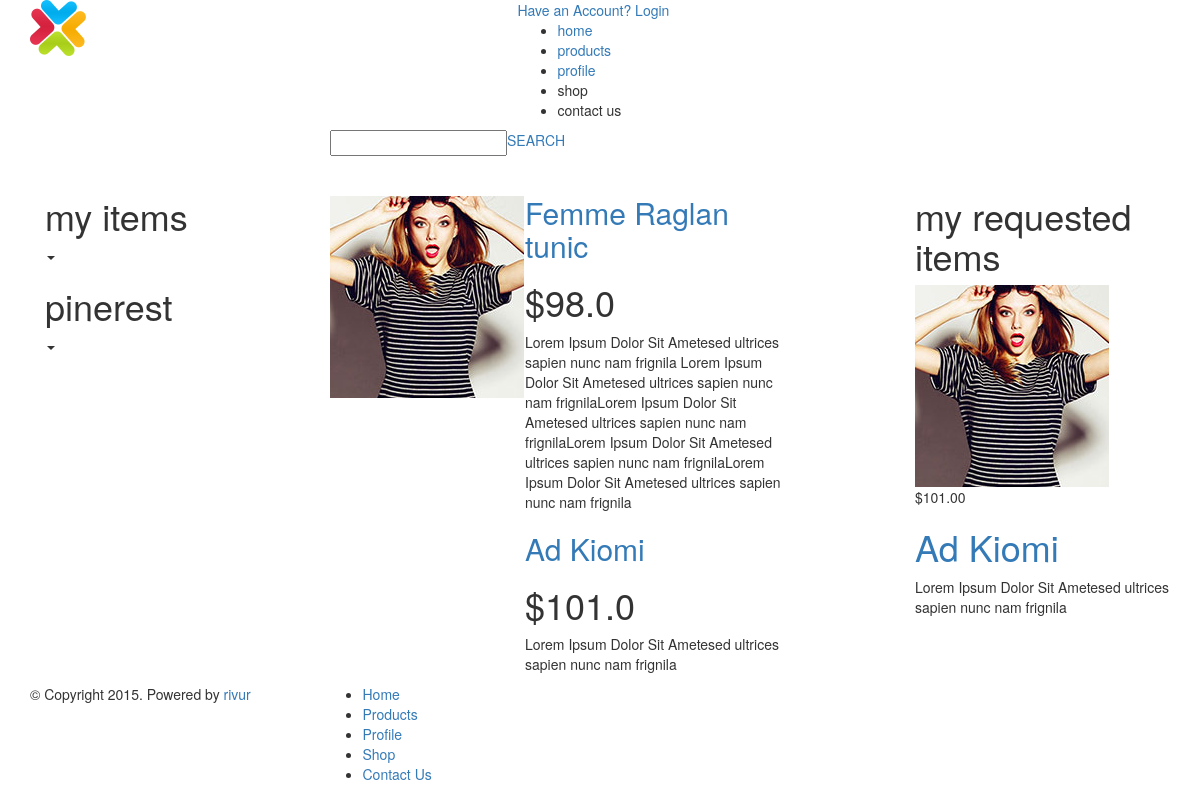
The page /product/requested/ (signed in) on the database its author committed.
### products/models.py (models this page shows, shortened)
class RequestProduct(models.Model):
    product = models.ForeignKey(Product)
    user = models.ForeignKey(User)
    added = models.DateField(auto_now_add=True)
    completed = models.BooleanField(default=False)

class Product(models.Model):
    title = models.CharField(max_length=255)
    price = models.FloatField()
    description = models.TextField()
    image = models.ImageField(upload_to='products/', default=0)
    second_image = models.ImageField(upload_to='products/', default=None, blank=True, null=True)
    third_image = models.ImageField(upload_to='products/', default=None, blank=True, null=True)
    fourth_image = models.ImageField(upload_to='products/', default=None, blank=True, null=True)
    is_active = models.BooleanField(default=True)
    added = models.DateField(auto_now_add=True)
    rating = models.CharField(choices=RATING_CHOICES, default=0, max_length=150)

### products/views.py (the view)
def requested(request):
    requested = RequestProduct.objects.filter(user=request.user)
    last_requested = RequestProduct.objects.filter(user=request.user)
    latest = last_requested.latest('id')
    data = {'requested': requested, 'latest': latest}
    return render(request, 'requested.html', data)

### products/templates/requested.html (shortened to what this page needs)
{% extends 'home.html' %}
{% load staticfiles %}
{% block content %}
    <div class="col-lg-offset-3 col-lg-7 search-field">
        <div class="pull-left">
            <input type="text"/>
        </div>
        <div class="pull-left">
            <a class="search-submit" href="">SEARCH</a>
        </div>
    </div>
    <div class="clearfix"></div>
            {% include 'includes/menu.html' %}
    <div class="container">
        <div class="row">
            <div class="col-lg-2">
                {% for r in requested %}
                    <div class="requested-image">
                        <a href="/product/{{ r.product.id }}/"><img src="{{ MEDIA_URL }}{{ r.product.image }}" alt=""/></a>
                    </div>
                {% endfor %}
            </div>
            <div class="col-lg-3">
                {% for r in requested %}
                    <div class="requested">
                        <h2><a href="/product/{{ r.product.id }}/">{{ r.product.title }}</a></h2>
                        <h1>${{ r.product.price }}</h1>
                        <p>{{ r.product.description }}</p>
                    </div>
                {% endfor %}
            </div>
            <div class="col-lg-offset-1 col-lg-3">
                <div class="latest">
                    <h1>my requested items</h1>
                    <a href="/product/{{ latest.product.id }}/"><img src="{{ MEDIA_URL }}{{ latest.product.image }}" alt=""/></a>
                    <div class="product-desc">
                        <div class="product-price">${{ latest.product.price|floatformat:2 }}</div>
                    </div>
                    <div class="product-info">
                        <h1><a href="/product/{{ latest.product.id }}/">{{ latest.product.title }}</a></h1>
                        <p>{{ latest.product.description }}</p>
                    </div>
                </div>
            </div>
        </div>
    </div>
{% endblock %}

### templates/home.html (shortened to what this page needs)
{% extends 'base.html' %}
{% load staticfiles %}
{% block main %}
    <section>
        <div class="home-header">
            <div class="container">
                <div class="row">
                    <div class="col-lg-3">
                        <a href="{% url 'home' %}"><img src="{% static 'images/logo_clean.png' %}" alt=""/></a>
                    </div>
                    <div class="col-lg-offset-2 col-lg-6 top-menu">
                        <div class="auth float-right">
                            <a href="">Have an Account?</a>
                            <a class="login-lnk" href="">Login</a>
                        </div>
                        <ul>
                            <li><a href="{% url 'home' %}">home</a></li>
                            <li><a href="{% url 'home' %}">products</a></li>
                            <li><a href="{% url 'requested' %}">profile</a></li>
                            <li>shop</li>
                            <li>contact us</li>
                        </ul>
                    </div>
                </div>
            </div>
        </div>
    </section>
    <section>
        <div class="container">
            <div class="row">
                <div class="col-lg-12 products">
                    {% block content %}{% endblock %}
                </div>
            </div>
        </div>
    </section>
    <section>
        <div class="home-footer">
            <div class="container">
                <div class="row">
                    <div class="col-lg-3">
                        © Copyright 2015. Powered by <a href="{% url 'home' %}">rivur</a>
                    </div>
                    <div class="col-lg-9 botom-menu">
                        <ul>
                            <li class="active"><a href="">Home</a></li>
                            <li><a href="">Products</a></li>
                            <li><a href="">Profile</a></li>
                            <li><a href="">Shop</a></li>
                            <li><a href="">Contact Us</a></li>
                        </ul>
                    </div>
                </div>
            </div>
        </div>
    </section>
{% endblock %}

### templates/base.html (shortened to what this page needs)
{% load staticfiles %}
<!DOCTYPE html>
<html>
<head lang="en">
    <link rel="stylesheet" href="{% static "css/bootstrap.min.css" %}"/>
    <link rel="stylesheet" href="{% static "fancy/jquery.fancybox.css" %}"/>
    <link rel="stylesheet/less" type="text/css" href="{% static "less/main.less" %}"/>
</head>
<body>
{% block main %}
{% endblock %}
</body>
</html>

### products/templates/includes/menu.html (shortened to what this page needs)
<div class="col-lg-3 left-menu">
    <div class="dropdown">
        <h1 class="" id="dropdownMenu1" data-toggle="dropdown" aria-expanded="true">my items</h1>
        <span class="caret"></span>
    </div>
    <div class="dropdown">
        <h1 class="" id="dropdownMenu1" data-toggle="dropdown" aria-expanded="true">pinerest</h1>
        <span class="caret"></span>
    </div>
</div>

### rows shown on the page
RequestProduct: product.image (picture), product "Ad Kiomi", product.price "101.0", product.description "Lorem Ipsum Dolor Sit Ametesed ultrices sapien nunc nam frignila", product.price "101.00"
RequestProduct: product "Femme Raglan tunic", product.price "98.0", product.description "Lorem Ipsum Dolor Sit Ametesed ultrices sapien nunc nam frignila Lorem Ipsum Dolor Sit Ametesed ultrices sapien nunc nam frignilaLorem Ipsum Dolor Sit Ametesed ultrices sapien nunc nam frignilaLorem Ipsum Dolor Sit Ametesed ultrices sapien nunc nam frignilaLorem Ipsum Dolor Sit Ametesed ultrices sapien nunc nam frignila"
